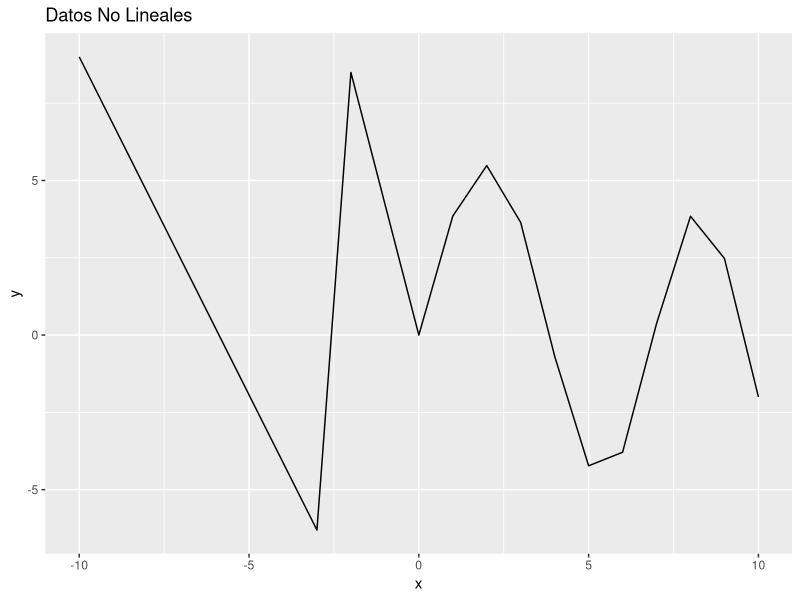
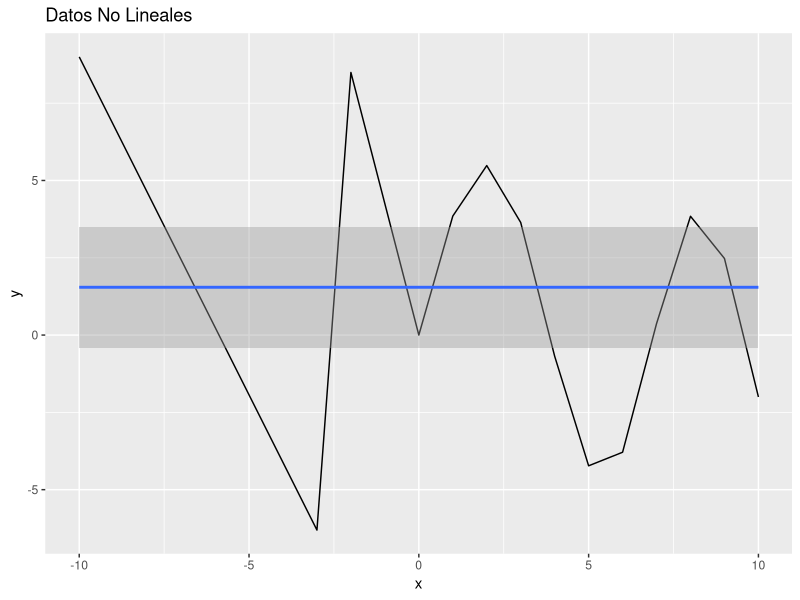

Here is the R script that generated these plots, in order:
## ---- chunk 1
knitr::opts_chunk$set(echo = TRUE, 
                      results = 'hide',
                      out.width = '50%',
                      out.height = '50%', 
                      warning = FALSE,
                      message=FALSE)


# LIBRERIAS 
library(dplyr)
library(ggplot2)

## ---- chunk 2
noLinealData <- function(x) {
    
    if (x>=(-Inf) && x<(-2)) {
        resultado <- -2.186*x-12.864
        return(resultado)
    }
    
    if (x>=(-2) && x<0) {
        resultado <- -4.246*x
        return(resultado)
    }
    
    if (x>=0 && x<Inf) {
        resultado <- (10*exp(-0.05*x-0.5)) * sin((0.03*x+0.7)*x)
        return(resultado)
    }
}

## ---- chunk 3
x <- -10:10
data <- data.frame(x=x, y=as.numeric(lapply(x, noLinealData)))

data %>% 
    ggplot(aes(x=x,y=y)) + 
    geom_line() +
    ggtitle('Datos No Lineales')
## ---- chunk 4
data %>% 
    ggplot(aes(x=x,y=y)) + 
    geom_line() + 
    geom_smooth(method = 'lm', formula = data$y~data$y ) +
    ggtitle('Datos No Lineales')
